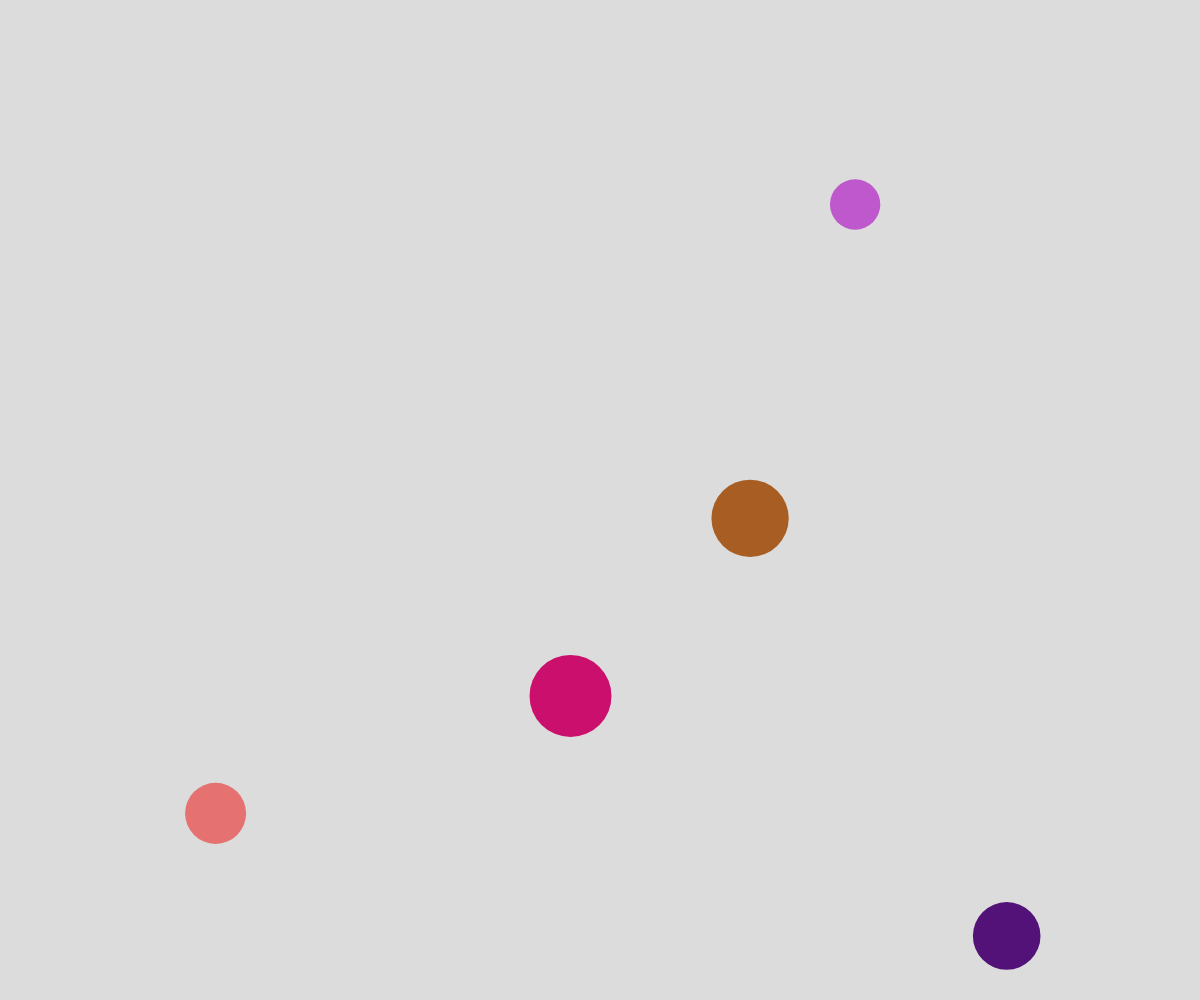
Frame 1 (no input)
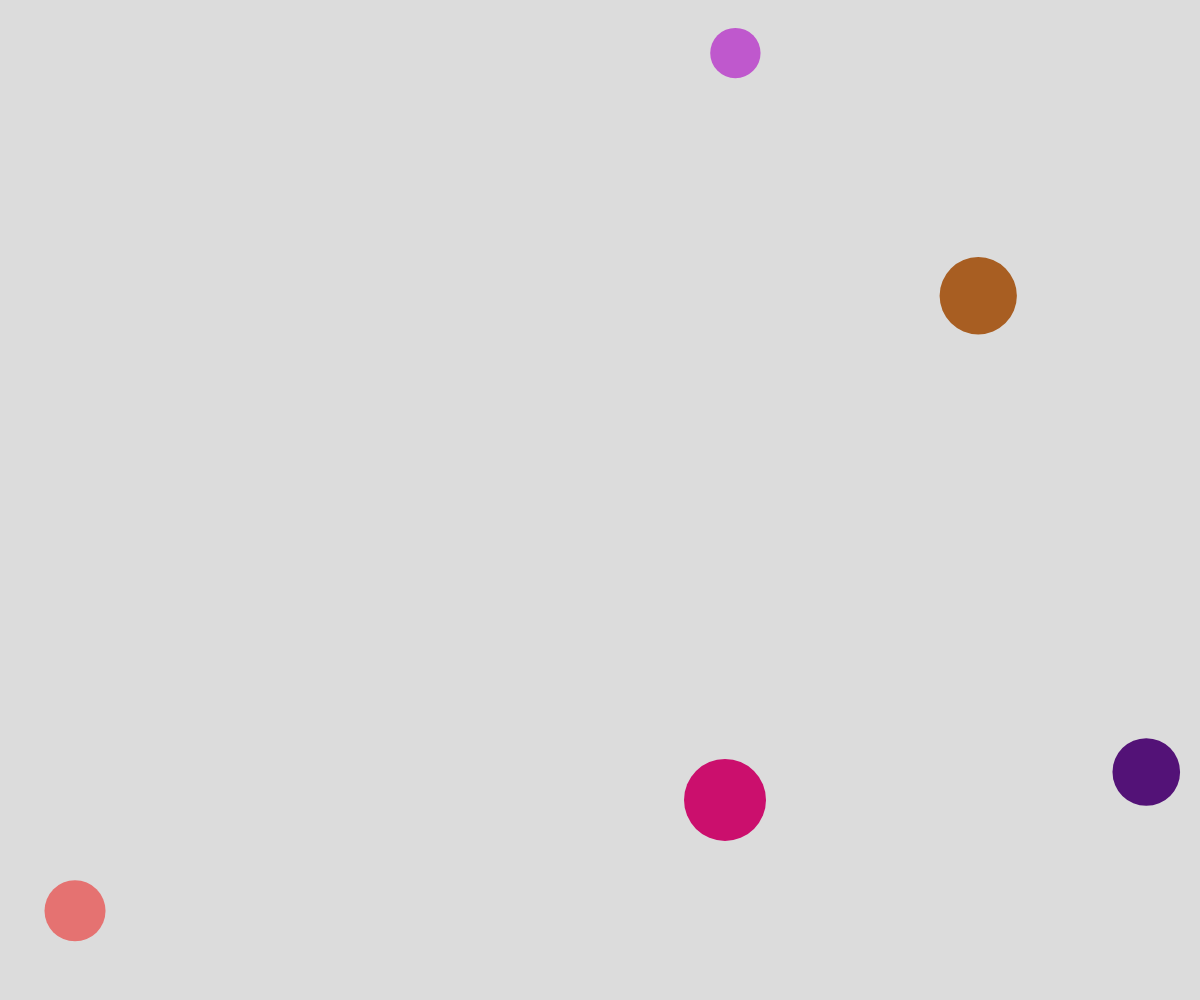
Frame 60 (no input)
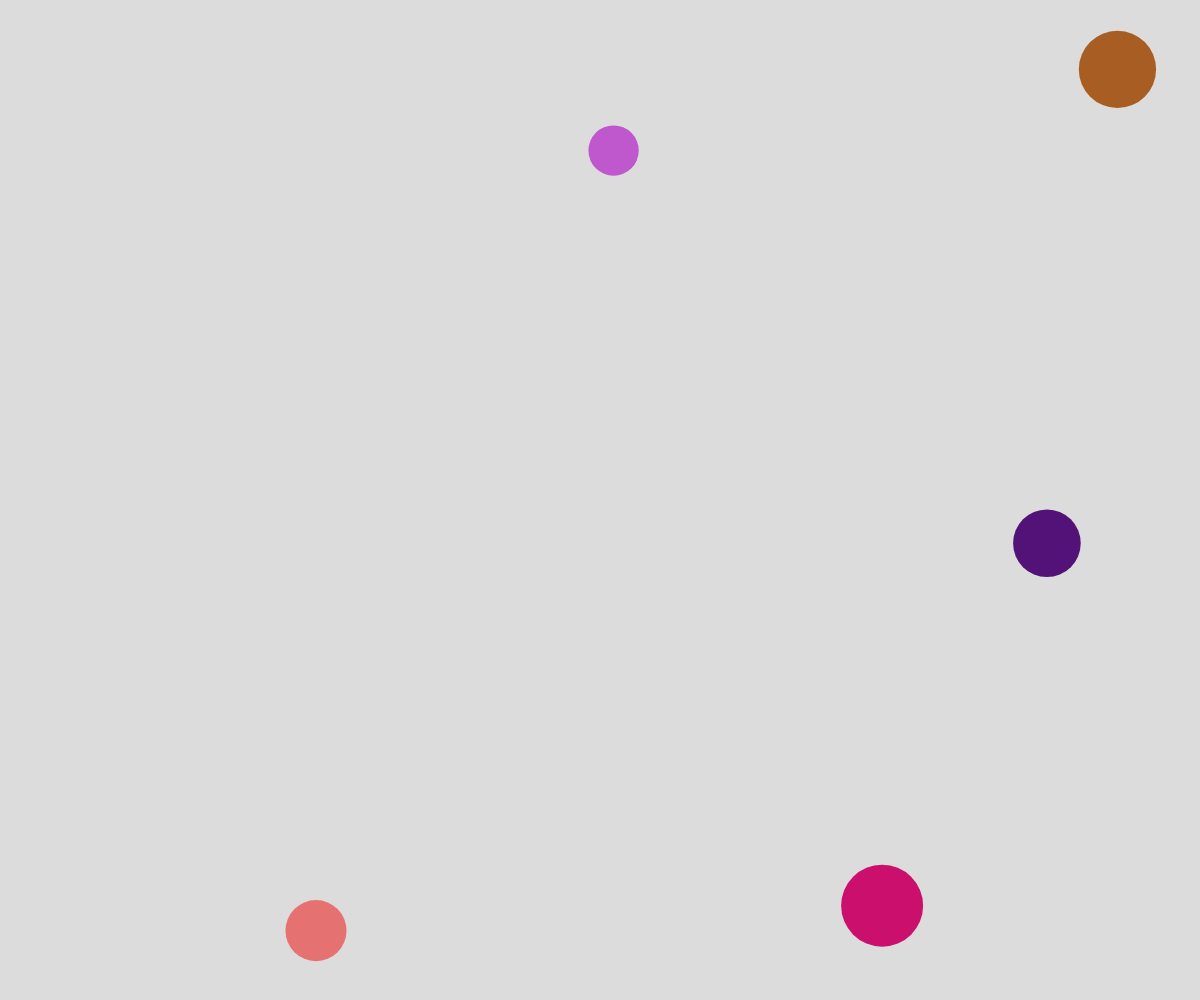
Frame 120 (the mouse pressed at the canvas centre since frame 60)

The p5.js sketch that drew these frames (run headless with seeded random() and noise() and a simulated clock; from frame 60 on, the mouse is pressed at the canvas centre):

// p5.js sketch
// ── sketch.js
// Final Exam
// Hyder Shahzaib Ahmed
// 1/25/2024
//
// Extra for Experts:
// - Added the bounce feature to the balls themselves as well
// - Added the ability to delete any ball by clicking on it
// - Random Colours and random sizes for the balls
// - Added the lines demo thing with random distance difference for each unique ball

class Ball {
  constructor(x, y, colour){
    this.x = x;
    this.y = y;
    this.dx = random(-5, 5);
    this.dy = random(-5, 5);
    this.radius = random(20, 50);
    this.colour = colour;
    this.alpha = random(100, 300);
  }

  move(){
    this.x += this.dx;
    this.y += this.dy;
    if(this.x > width-this.radius || this.x-this.radius < 0){
      this.dx *= -1;
    }
    if(this.y > height-this.radius || this.y-this.radius < 0){
      this.dy *= -1;
    }

    for(let i=0; i<myBalls.length; i++){
      if(this !== myBalls[i]){
        if(dist(this.x, this.y, myBalls[i].x, myBalls[i].y) < this.radius+myBalls[i].radius){
          let tempdx = this.dx;
          let tempdy = this.dy;
          this.dx = myBalls[i].dx;
          this.dy = myBalls[i].dy;
          myBalls[i].dx = tempdx;
          myBalls[i].dy = tempdy;
        }
        if(dist(mouseX, mouseY, myBalls[i].x, myBalls[i].y) < myBalls[i].alpha){
          stroke("black");
          line(mouseX, mouseY, myBalls[i].x, myBalls[i].y);
        }
      }
    }
  }

  display(){
    fill(this.colour);
    noStroke();
    circle(this.x, this.y, this.radius*2);
  }
}

let myBalls = [];

function setup() {
  createCanvas(windowWidth, windowHeight);
  for(let i=0; i<5; i++){
    myBalls.push(new Ball(random(width), random(height), color(random(255), random(255), random(255))));
  }
}

function draw() {
  background(220);
  for(let i=0; i<myBalls.length; i++){
    myBalls[i].move();
    myBalls[i].display();
  }
}

function keyPressed(){
  myBalls.push(new Ball(random(width), random(height), color(random(255), random(255), random(255))));
}

function mousePressed(){
  for(let i=0; i<myBalls.length; i++){
    if(dist(mouseX, mouseY, myBalls[i].x, myBalls[i].y) < myBalls[i].radius){
      myBalls.splice(i, 1);
    }
  }
}
